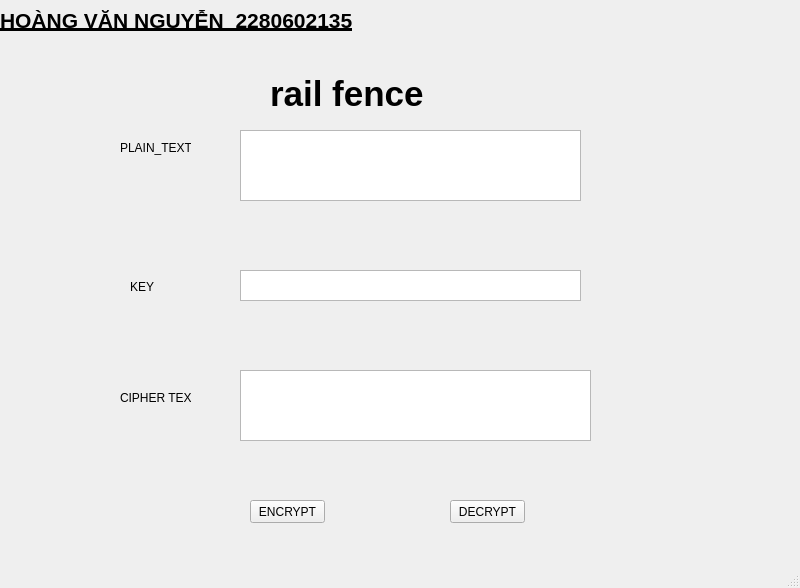
<?xml version="1.0" encoding="UTF-8"?>
<ui version="4.0">
 <class>MainWindow</class>
 <widget class="QMainWindow" name="MainWindow">
  <property name="geometry">
   <rect>
    <x>0</x>
    <y>0</y>
    <width>800</width>
    <height>588</height>
   </rect>
  </property>
  <property name="windowTitle">
   <string>MainWindow</string>
  </property>
  <widget class="QWidget" name="centralwidget">
   <widget class="QPushButton" name="btn_encrypt">
    <property name="geometry">
     <rect>
      <x>510</x>
      <y>580</y>
      <width>75</width>
      <height>23</height>
     </rect>
    </property>
    <property name="text">
     <string>ENCRYPT</string>
    </property>
   </widget>
   <widget class="QLabel" name="label">
    <property name="geometry">
     <rect>
      <x>270</x>
      <y>70</y>
      <width>301</width>
      <height>47</height>
     </rect>
    </property>
    <property name="font">
     <font>
      <family>Segoe UI</family>
      <pointsize>26</pointsize>
      <weight>75</weight>
      <bold>true</bold>
     </font>
    </property>
    <property name="text">
     <string>rail fence</string>
    </property>
    <property name="margin">
     <number>10</number>
    </property>
   </widget>
   <widget class="QPlainTextEdit" name="txt_key">
    <property name="geometry">
     <rect>
      <x>240</x>
      <y>270</y>
      <width>341</width>
      <height>31</height>
     </rect>
    </property>
   </widget>
   <widget class="QPlainTextEdit" name="txt_plain_text">
    <property name="geometry">
     <rect>
      <x>240</x>
      <y>130</y>
      <width>341</width>
      <height>71</height>
     </rect>
    </property>
   </widget>
   <widget class="QLabel" name="label_2">
    <property name="geometry">
     <rect>
      <x>120</x>
      <y>140</y>
      <width>71</width>
      <height>16</height>
     </rect>
    </property>
    <property name="text">
     <string>PLAIN_TEXT</string>
    </property>
   </widget>
   <widget class="QPlainTextEdit" name="txt_cipher_text">
    <property name="geometry">
     <rect>
      <x>240</x>
      <y>370</y>
      <width>351</width>
      <height>71</height>
     </rect>
    </property>
   </widget>
   <widget class="QLabel" name="label_4">
    <property name="geometry">
     <rect>
      <x>120</x>
      <y>390</y>
      <width>71</width>
      <height>16</height>
     </rect>
    </property>
    <property name="text">
     <string>CIPHER TEXT</string>
    </property>
   </widget>
   <widget class="QPushButton" name="btn_decrypt">
    <property name="geometry">
     <rect>
      <x>450</x>
      <y>500</y>
      <width>75</width>
      <height>23</height>
     </rect>
    </property>
    <property name="text">
     <string>DECRYPT</string>
    </property>
   </widget>
   <widget class="QLabel" name="label_3">
    <property name="geometry">
     <rect>
      <x>130</x>
      <y>280</y>
      <width>47</width>
      <height>13</height>
     </rect>
    </property>
    <property name="text">
     <string>KEY</string>
    </property>
   </widget>
   <widget class="QPushButton" name="btn_encrypt_2">
    <property name="geometry">
     <rect>
      <x>250</x>
      <y>500</y>
      <width>75</width>
      <height>23</height>
     </rect>
    </property>
    <property name="text">
     <string>ENCRYPT</string>
    </property>
   </widget>
   <widget class="QLabel" name="label_5">
    <property name="geometry">
     <rect>
      <x>0</x>
      <y>0</y>
      <width>491</width>
      <height>41</height>
     </rect>
    </property>
    <property name="baseSize">
     <size>
      <width>5</width>
      <height>5</height>
     </size>
    </property>
    <property name="font">
     <font>
      <pointsize>16</pointsize>
      <weight>75</weight>
      <bold>true</bold>
      <underline>true</underline>
     </font>
    </property>
    <property name="text">
     <string>HOÀNG VĂN NGUYỄN_2280602135</string>
    </property>
   </widget>
  </widget>
  <widget class="QMenuBar" name="menubar">
   <property name="geometry">
    <rect>
     <x>0</x>
     <y>0</y>
     <width>800</width>
     <height>21</height>
    </rect>
   </property>
  </widget>
  <widget class="QStatusBar" name="statusbar"/>
 </widget>
 <resources/>
 <connections/>
</ui>
